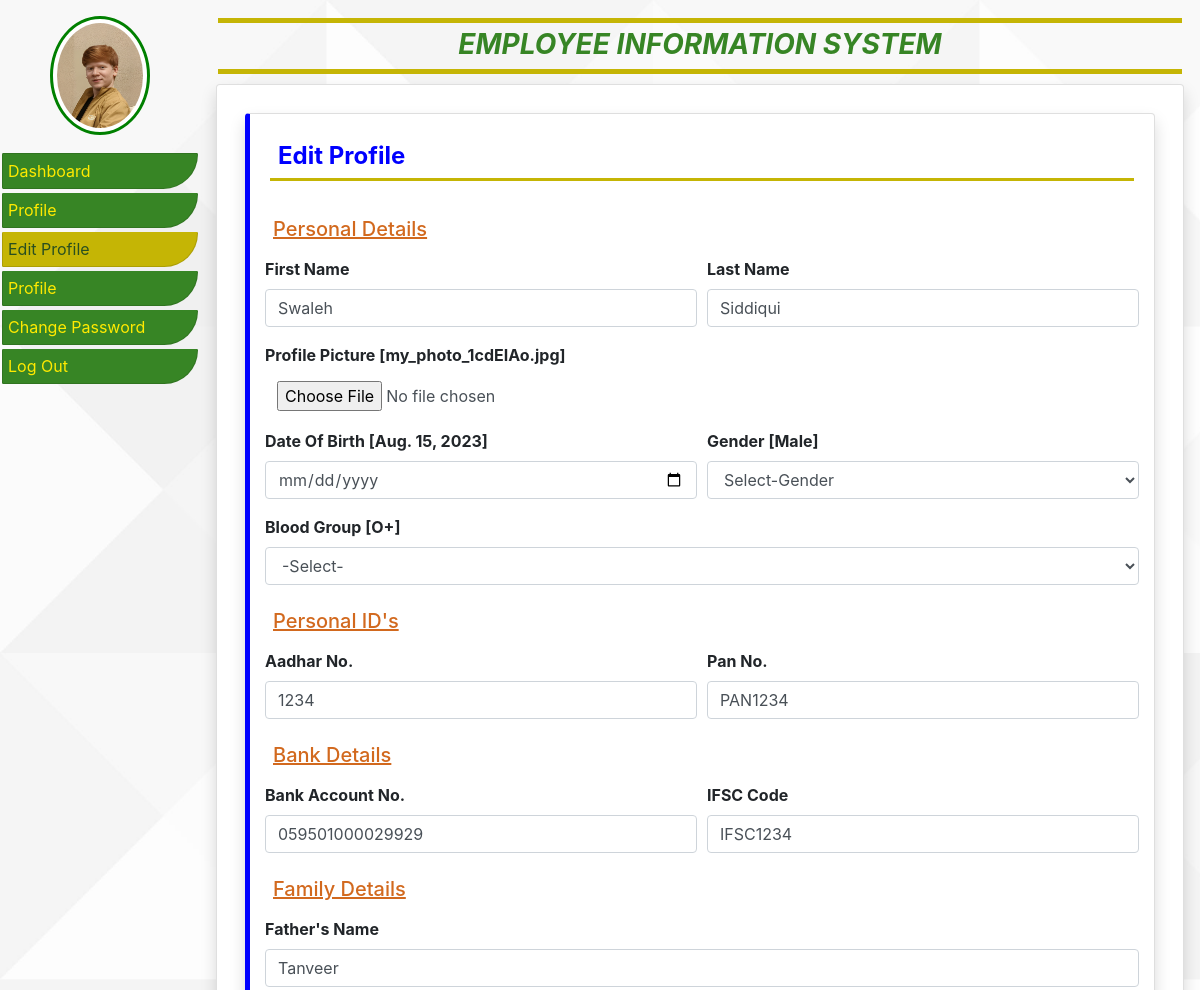
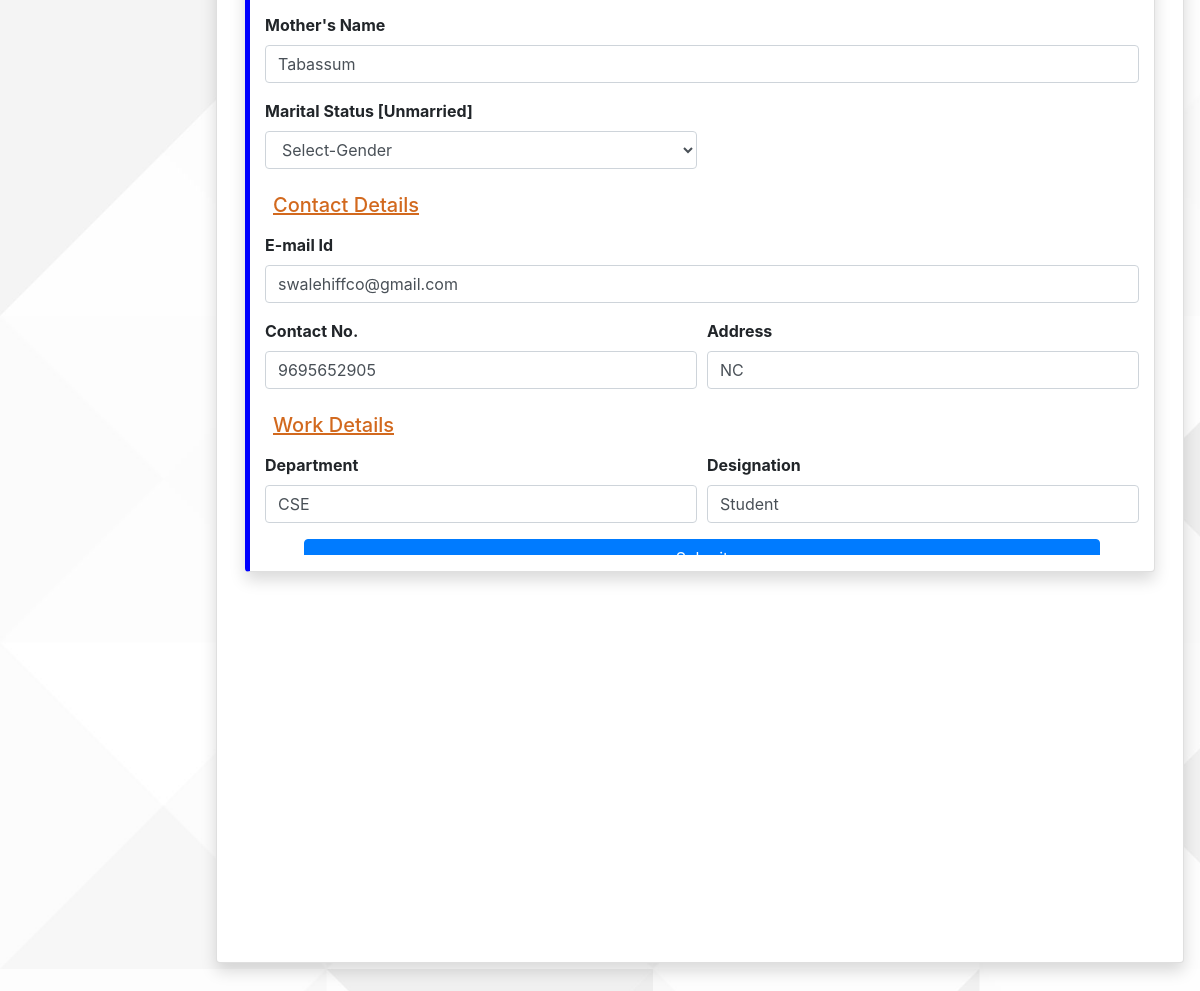
Screenshot of /emp_edit_profile (signed in) with the database file from the repository (2 pictures, top to bottom).
### employee/models.py (models this page shows, shortened)
class EmployeeSignup(models.Model):
    user = models.ForeignKey(User, on_delete=models.CASCADE)
    empcode = models.CharField(max_length=50)
    empdept = models.CharField(max_length=50,null=True)
    designation = models.CharField(max_length=50,null=True)
    contact = models.CharField(max_length=15,null=True)
    gender = models.CharField(max_length=50,null=True)
    father_name = models.CharField(max_length=50,null=True)
    mother_name = models.CharField(max_length=50,null=True)
    dob = models.DateField(null=True)
    adhar = models.CharField(max_length=50,null=True)
    address = models.CharField(max_length=200,null=True)
    bank_acc = models.CharField(max_length=50,null=True)
    blood_grp = models.CharField(max_length=20,null=True)
    pan = models.CharField(max_length=50,null=True)
    ifsc_code = models.CharField(max_length=50,null=True)
    status = models.CharField(max_length=50,null=True)
    img = models.FileField(null=True, default="account logo.png")

### employee/views.py (the view, shortened to what this page needs)
# urls.py: path('emp_edit_profile', emp_edit_profile, name = "emp_edit_profile"),
def emp_edit_profile(request):
    if not request.user.is_authenticated:
        return redirect("emp_emp_login")
    eror = ""
    user = request.user
    employee = EmployeeSignup.objects.get(user = user)
    return render(request,"emp_edit_profile.html",locals())

### employee/Templates/emp_edit_profile.html (shortened to what this page needs)
{% extends 'emp_base.html' %}
{% block main %}
<div class="card shadow m-2" style="border-left: 5px solid blue;">
    <div class="card-body">
        <h4 class="p-2" style="border-bottom: 3px solid rgb(197, 181, 5); color: blue;"><b>Edit Profile</b></h4>
    </div>
    <div class="container-fluid">
        <form method="post" enctype="multipart/form-data">
            <div class="form-row"  style="max-height: 60vh; overflow: auto;">
                <div class="col-sm-12">
                    <h5 class="p-2" style="color: chocolate; text-decoration: underline;">Personal Details</h5>
                </div>
                <div class="col-sm-6">
                    <div class="form-group">
                        <label for="" ><b>First Name</b></label>
                        <input type="text" name="firstname" class="form-control" placeholder="Enter first name" pattern="[A-Za-z]+" value="{{employee.user.first_name}}">
                    </div>
                </div>
                <div class="col-sm-6">
                    <div class="form-group">
                        <label for=""><b>Last Name</b></label>
                        <input type="text" name="lastname" class="form-control" placeholder="Enter last name" pattern="[A-Za-z]+" value="{{employee.user.last_name}}">
                    </div>
                </div>
                <div class="col-sm-12">
                    <div class="form-group">
                        <label for=""><b>Profile Picture [{{employee.img}}]</b></label>
                        <input type = file name="profilepicture" class="form-control" style="border: none;">
                    </div>
                </div>
               <div class="col-sm-6">
                    <div class="form-group">
                        <label for=""><b>Date Of Birth [{{employee.dob}}]</b></label>
                        <input type="date" name="dateofbirth" class="form-control" >
                    </div>
                </div>
                <div class="col-sm-6">
                    <div class="form-group">
                        <label for=""><b>Gender [{{employee.gender}}]</b></label>
                        <select name="gender" class="form-control">
                            <option value="None">Select-Gender</option>
                        </select>
                    </div>
                </div>
                <div class="col-sm-12">
                    <div class="form-group">
                        <label for=""><b>Blood Group [{{employee.blood_grp}}]</b></label>
                        <select name="bloodgroup" class="form-control" >
                            <option value="None">-Select-</option>
                        </select>
                    </div>
                </div>
                <div class="col-sm-12">
                    <h5 class="p-2" style="color: chocolate; text-decoration: underline;">Personal ID's</h5>
                </div>
                <div class="col-sm-6">
                    <div class="form-group">
                        <label for="" ><b>Aadhar No.</b></label>
                        <input type="text" name="aadharno" class="form-control" placeholder="Aadhar No" pattern="[0-9]+" value="{{employee.adhar}}">
                    </div>
                </div>
                <div class="col-sm-6">
                    <div class="form-group">
                        <label for=""><b>Pan No.</b></label>
                        <input type="text" name="panno" class="form-control" placeholder="Pan No" pattern="[A-Za-z0-9]+" value="{{employee.pan}}">
                    </div>
                </div>
                <div class="col-sm-12">
                    <h5 class="p-2" style="color: chocolate; text-decoration: underline;">Bank Details</h5>
                </div>
                <div class="col-sm-6">
                    <div class="form-group">
                        <label for="" ><b>Bank Account No.</b></label>
                        <input type="text" name="bankaccountno" class="form-control" placeholder="Account No." pattern="[0-9]+" value="{{employee.bank_acc}}">
                    </div>
                </div>
                <div class="col-sm-6">
                    <div class="form-group">
                        <label for=""><b>IFSC Code</b></label>
                        <input type="text" name="ifsccode" class="form-control" placeholder="IFSC Code" pattern="[A-Za-z0-9]+" value="{{employee.ifsc_code}}">
                    </div>
                </div>
                <div class="col-sm-12">
                    <h5 class="p-2" style="color: chocolate; text-decoration: underline;">Family Details</h5>
                </div>
                <div class="col-sm-12">
                    <div class="form-group">
                        <label for="" ><b>Father's Name</b></label>
                        <input type="text" name="fathername" class="form-control" placeholder="Enter Father's name" pattern="[A-Za-z]+" value="{{employee.father_name}}">
                    </div>
                </div>
                <div class="col-sm-12">
                    <div class="form-group">
                        <label for=""><b>Mother's Name</b></label>
                        <input type="text" name="mothername" class="form-control" placeholder="Enter Mother's name" pattern="[A-Za-z]+" value="{{employee.mother_name}}">
                    </div>
                </div>
                <div class="col-sm-6">
                    <div class="form-group">
                        <label for=""><b>Marital Status [{{employee.status}}]</b></label>
                        <select name="maritalstatus" class="form-control">
                            <option value="None">Select-Gender</option>
                        </select>
                    </div>
                </div>
                <div class="col-sm-12">
                    <h5 class="p-2" style="color: chocolate; text-decoration: underline;">Contact Details</h5>
                </div>
                <div class="col-sm-12">
                    <div class="form-group">
                        <label for=""><b>E-mail Id</b></label>
                        <input type="email" name="emailid" class="form-control" placeholder="Enter E-mail Id" value="{{employee.user.email}}">
                    </div>
                </div>
                <div class="col-sm-6">
                    <div class="form-group">
                        <label for="" ><b>Contact No.</b></label>
                        <input type="text" name="contactno" class="form-control" placeholder="Enter Contact No." pattern="[0-9]+" value="{{employee.contact}}">
                    </div>
                </div>
                <div class="col-sm-6">
                    <div class="form-group">
                        <label for=""><b>Address</b></label>
                        <input type="text" name="address" class="form-control" placeholder="Enter Address" pattern="[A-Za-z0-9]+" value="{{employee.address}}">
                    </div>
                </div>
                <div class="col-sm-12">
                    <h5 class="p-2" style="color: chocolate; text-decoration: underline;">Work Details</h5>
                </div>
                <div class="col-sm-6">
                    <div class="form-group">
                        <label for="" ><b>Department</b></label>
                        <input type="text" name="department" class="form-control" placeholder="Enter Department" pattern="[A-Za-z]+" value="{{employee.empdept}}">
                    </div>
                </div>
                <div class="col-sm-6">
                    <div class="form-group">
                        <label for=""><b>Designation</b></label>
                        <input type="text" name="designation" class="form-control" placeholder="Enter Designation" pattern="[A-Za-z]+" value="{{employee.designation}}">
                    </div>
                </div>
                <input type="submit" value="Submit" class="btn btn-primary" style="width: 100%; margin-left: 5%; margin-right: 5%;">
            </div>
        </form>
    </div>
</div>
{% endblock %}

### employee/Templates/emp_base.html (shortened to what this page needs)
{% load static %}
<link rel="stylesheet" href="https://cdn.jsdelivr.net/npm/bootstrap@4.6.2/dist/css/bootstrap.min.css">
<link rel="stylesheet" href = "{% static 'css/style.css' %}">
<body>
    <div class="container-fluid">
        <div class="row">
            <div class="col-sm-2 p-0">
                <div class="d">
                {% if employee.img %}
                    <img src="{{ employee.img.url }}" width="100" height="100"  class="img-thumbnail rounded-circle my-3" style="border: 3px solid green;">
                {% else %}
                    <img src="{% static 'images/account logo.png' %}" width="100" height="100"  class="img-thumbnail rounded-circle my-3" style="border: 3px solid green;">
                {% endif %}
                </div>
                <div class="list-group" id="collapsibleNavbar">
                    <a href="{% url 'emp_home' %}" class="btn list-group-item list-group-item-actiom" id="dashboard">Dashboard</a>
                    <a href="{% url 'profile' %}" class="btn list-group-item list-group-item-actiom" id="profile">Profile</a>
                    <a href="{% url 'emp_edit_profile' %}" class="btn list-group-item list-group-item-actiom" id="editprofile">Edit Profile</a>
                    <a href="" class="btn list-group-item list-group-item-actiom">Profile</a>
                    <a href="{% url 'emp_change_password' %}" class="btn list-group-item list-group-item-actiom" id="password">Change Password</a>
                    <a href="{% url 'logout' %}" class="btn list-group-item list-group-item-actiom" style="border-bottom-right-radius: 100px;">Log Out</a>
                </div>
            </div>
            <div class="col-sm-10 p-0">
                <div class="container-fluid p-2">
                    <h3 style="text-align: center ; margin: 10px; border-bottom: 5px solid rgb(197, 181, 5); border-top: 5px solid rgb(197, 181, 5); padding: 5px; padding-bottom: 7px; color: rgb(55, 133, 37); font-style: italic;"><b>EMPLOYEE INFORMATION SYSTEM</b></h3>
                    <div class="card shadow m-2"style="min-height: 84vh; ">
                        <div class="card-body" >
                        {% block main %}
                        {% endblock %}
                        </div>
                    </div>
                </div>
            </div>
        </div>
    </div>
</body>

### employee/Templates/emp_base.html (style rules this page uses)
body { background-image: url('static/images/background.jpg'); background-size: cover; }
.d { display: flex; justify-content: center; }
.list-group-item { padding: 5px; margin: 2px; color: rgb(255, 234, 0); background-color: rgb(55, 133, 37); border-bottom-right-radius: 100px; text-align: left; }
#editprofile { color: rgb(41, 79, 32); background-color: rgb(197, 181, 5); }

### rows the page displays
EmployeeSignup: img (picture), firstname "Swaleh", lastname "Siddiqui", img "my_photo_1cdEIAo.jpg", dob "Aug. 15, 2023", gender "Male", blood_grp "O+", aadharno "1234", panno "PAN1234", bankaccountno "059501000029929", ifsccode "IFSC1234", fathername "Tanveer", mothername "Tabassum", status "Unmarried", emailid "swalehiffco@gmail.com", contactno "9695652905", address "NC", department "CSE", designation "Student"
